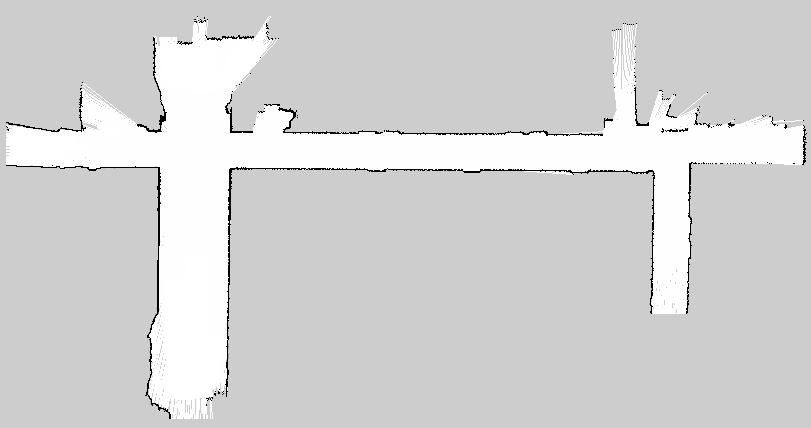
#> input picture feature_point_extrection/asset/image/part01-2.jpg, 811 x 428 px
$ python SIFT.py
#> lines starting #> are read from the running program, lines starting #| are printed output that depends on the picture; after the words box and inside, x2 and y2 are one past the last pixel; in counts of white or black regions, pixels touching at a corner belong together
#> further down, img1 is the input picture: shape (428, 811, 3); min 0, max 255, mean 211.8
import numpy as np
import cv2
from matplotlib import pyplot as plt


def SIFT(img):
    # SIFT算法关键点检测
    # 读取图像
    gray = cv2.cvtColor(img, cv2.COLOR_BGR2GRAY)

    # SIFT关键点检测
    # 1. 实例化sift
    sift = cv2.xfeatures2d.SIFT_create()

    # 2. 利用sift.detectAndCompute()检测关键点并计算
    kp, des = sift.detectAndCompute(gray, None)
#> kp = 117 keypoints; strongest (x, y, size): (686, 129, 2.1), (786, 127, 2), (647, 124, 2.1), (676, 131, 1.9)
    # gray: 进行关键带你检测的图像，注意是灰度图像
    # kp: 关键点信息，包括位置，尺度，方向信息
    # des: 关键点描述符，每个关键点对应128个梯度信息的特征向量

    # 3. 将关键点检测结果绘制在图像上
    # cv2.drawKeypoints(image, keypoints, outputimage, color, flags)
    # image: 原始图像
    # keypoints: 关键点信息，将其绘制在图像上
    # outputimage: 输出图片，可以是原始图像
    # color: 颜色设置，通过修改(b, g, r)的值，更改画笔的颜色，b = 蓝色, g = 绿色, r = 红色
    # flags: 绘图功能的标识设置
    # 1. cv2.DRAW_MATCHES_FLAGS_DEFAULT: 创建输出图像矩阵，使用现存的输出图像绘制匹配对象和特征点，对每一个关键点只绘制中间点
    # 2. cv2.DRAW_MATCHES_FLAGS_DRAW_OVER_OUTIMG: 不创建输出图像矩阵，而是在输出图像上绘制匹配对
    # 3. cv2.DRAW_MATCHES_FLAGS_DRAW_RICH_KEYPOINTS: 对每一个特征点绘制带大小和方向的关键点图形
    # 4. cv2.DRAW_MATCHES_FLAGS_NOT_DRAW_SINGLE_POINTS: 单点的特征点不被绘制
    cv2.drawKeypoints(img, kp, img, (0, 255, 0))
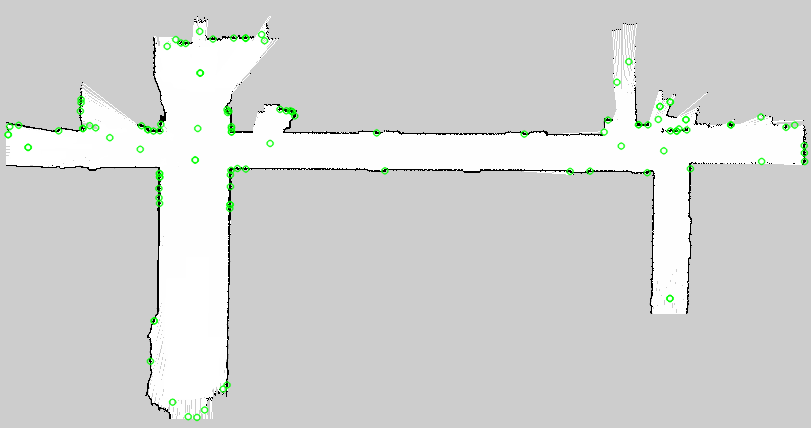
#> img: shape (428, 811, 3); 1.34% of pixels changed, all inside (x1, y1, x2, y2) = (3, 27, 809, 422)
    cv2.imwrite("1.jpg", img)
    # 图像显示
    plt.figure(figsize=(10, 8), dpi=100)
    plt.imshow(img[:, :, ::-1])
    plt.xticks([]), plt.yticks([])
    plt.show()
    return kp, des


if __name__ == '__main__':
    img1 = cv2.imread("asset/image/part01-2.jpg")
    kp1, des1 = SIFT(img1)
#> kp1 has the same summary as kp in SIFT

$ run again, with feature_point_extrection/asset/image/part02-2.jpg copied over feature_point_extrection/asset/image/part01-2.jpg
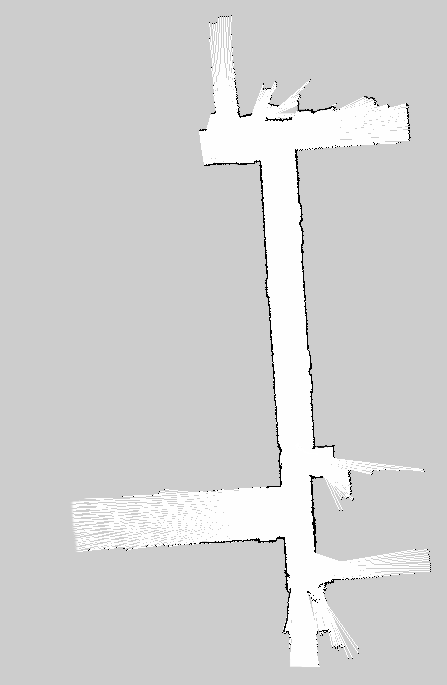
#> input picture feature_point_extrection/asset/image/part02-2.jpg, 447 x 685 px
#> img1 is the input picture: shape (685, 447, 3); min 0, max 255, mean 210
#> kp = 124 keypoints; strongest (x, y, size): (290, 118, 2.1), (283, 538, 2.1), (280, 120, 1.9), (302, 251, 2.2)
#> in SIFT, `cv2.drawKeypoints(img, kp, img, (0, 255, 0))`:
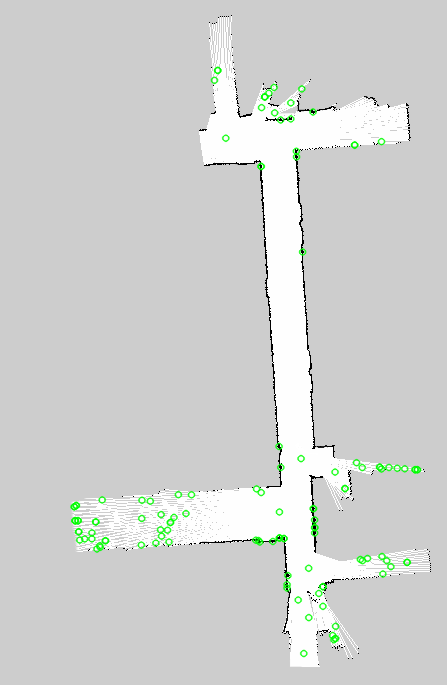
#> img: shape (685, 447, 3); 1.54% of pixels changed, all inside (x1, y1, x2, y2) = (70, 66, 422, 658)
#> kp1 has the same summary as kp in SIFT
